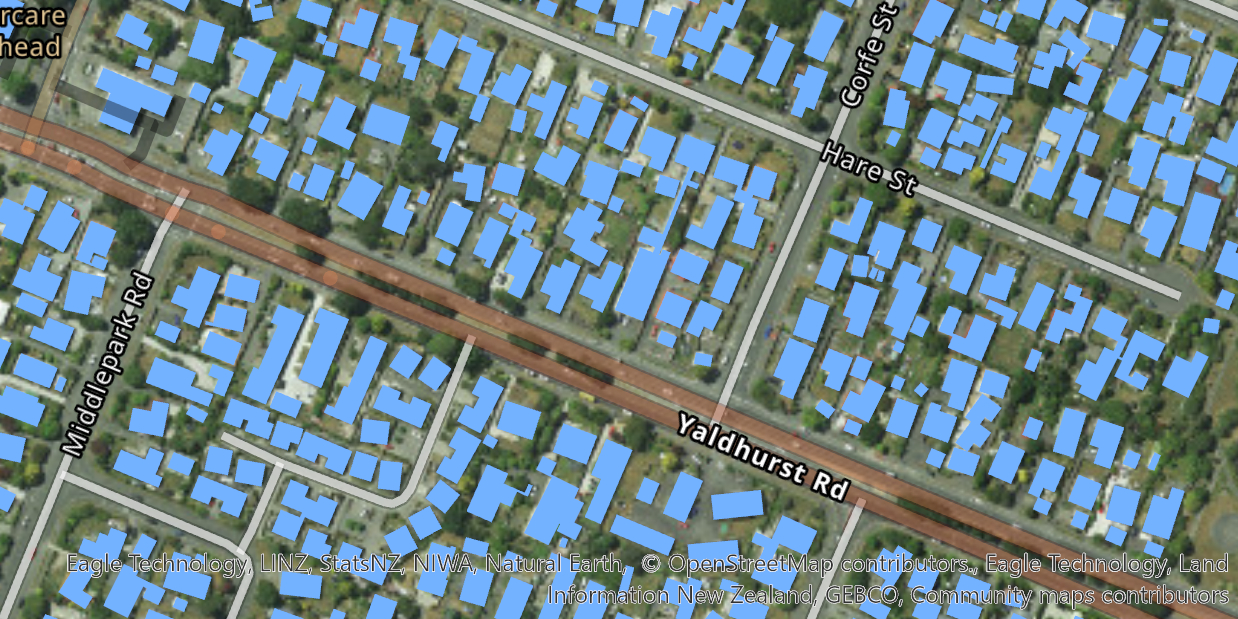
#> input picture Footprints/Footprints0.jpg, 1238 x 619 px
$ python Footprint_Check.py
#> lines starting #> are read from the running program, lines starting #| are printed output that depends on the picture; after the words box and inside, x2 and y2 are one past the last pixel; in counts of white or black regions, pixels touching at a corner belong together; long printed decimals are rounded
from skimage.metrics import structural_similarity
import cv2
import numpy as np
# np.set_printoptions(threshold=np.inf)

before = cv2.imread("Footprints/Footprints0.jpg")
#> before is the input picture: shape (619, 1238, 3); mean B, G, R 135.7, 131.2, 109.8
after = cv2.imread("Footprints/Footprints1.jpg")
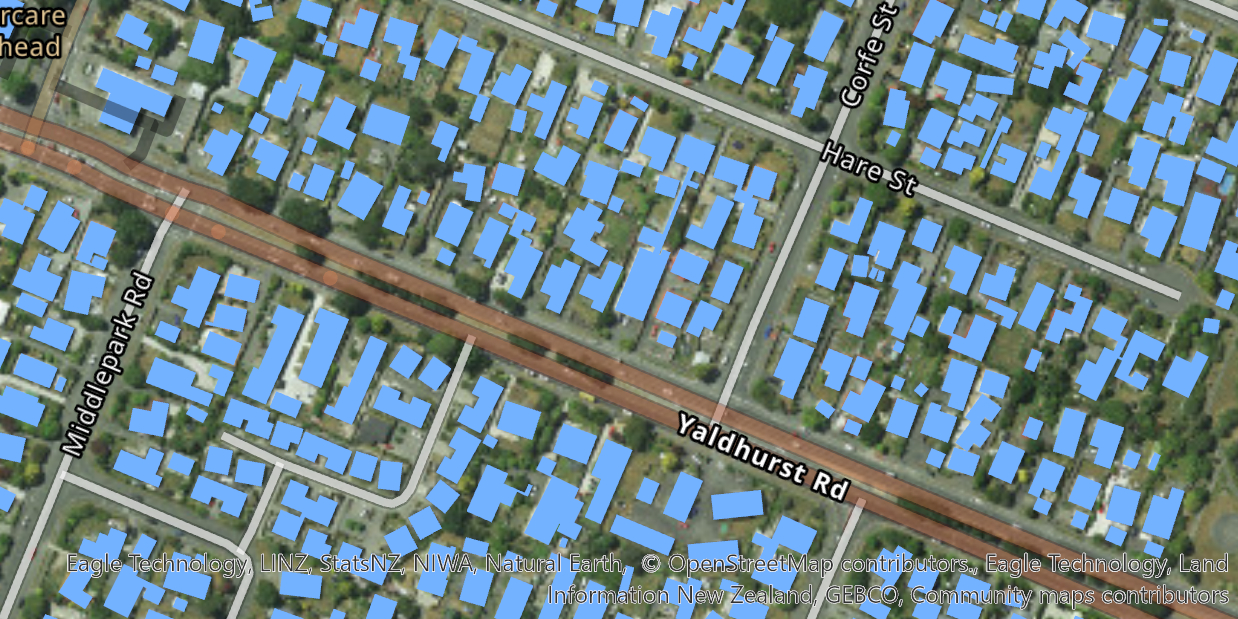
#> input picture Footprints/Footprints1.jpg, 1238 x 619 px
#> after is the input picture: shape (619, 1238, 3); mean B, G, R 135.5, 131.1, 109.8

"""
image_size will store image.shape
which is a 3obj tuple (dimension_y, dimension_x, RBG)
"""
print(before)
#> (printed output is left out)
print("aaaaaaaaaaaaaaaaaaaaaaaaaaaaaaaaaaaa")
print(after)
#> (printed output is left out)
before_size = before.shape
#> before_size = (619, 1238, 3)
after_size = after.shape
#> after_size = (619, 1238, 3)
# To see te dimension of before_size
print("Before_size = " + str(before_size))
#| Before_size = (619, 1238, 3)
print("After_size = " + str(after_size))  # To see te dimension of after_size
#| After_size = (619, 1238, 3)

# create after with grids
after_with_grid = after.copy()
height, width, channels = after_with_grid.shape
#> height = 619; width = 1238; channels = 3

for i in range(0, width, 30):
    cv2.line(after_with_grid, (i, 0), (i, height), (0, 0, 0), 1)
#> after_with_grid: shape (619, 1238, 3); 3.37% of pixels changed, all inside (x1, y1, x2, y2) = (0, 0, 1231, 619)
for i in range(0, height, 30):
    cv2.line(after_with_grid, (0, i), (width, i), (0, 0, 0), 1)
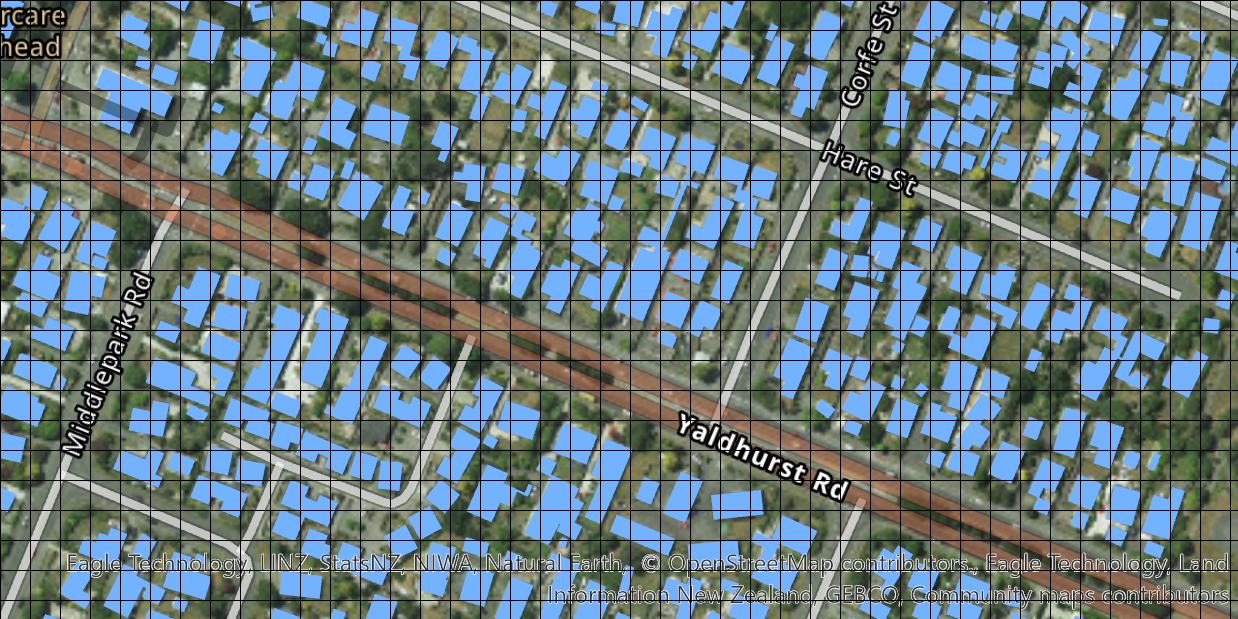
#> after_with_grid: shape (619, 1238, 3); mean B, G, R 126.5, 122.4, 102.5

# Convert images to grayscale
before_gray = cv2.cvtColor(before, cv2.COLOR_BGR2GRAY)
after_gray = cv2.cvtColor(after, cv2.COLOR_BGR2GRAY)

# Compute SSIM between two images
(score, diff) = structural_similarity(before_gray, after_gray, full=True)
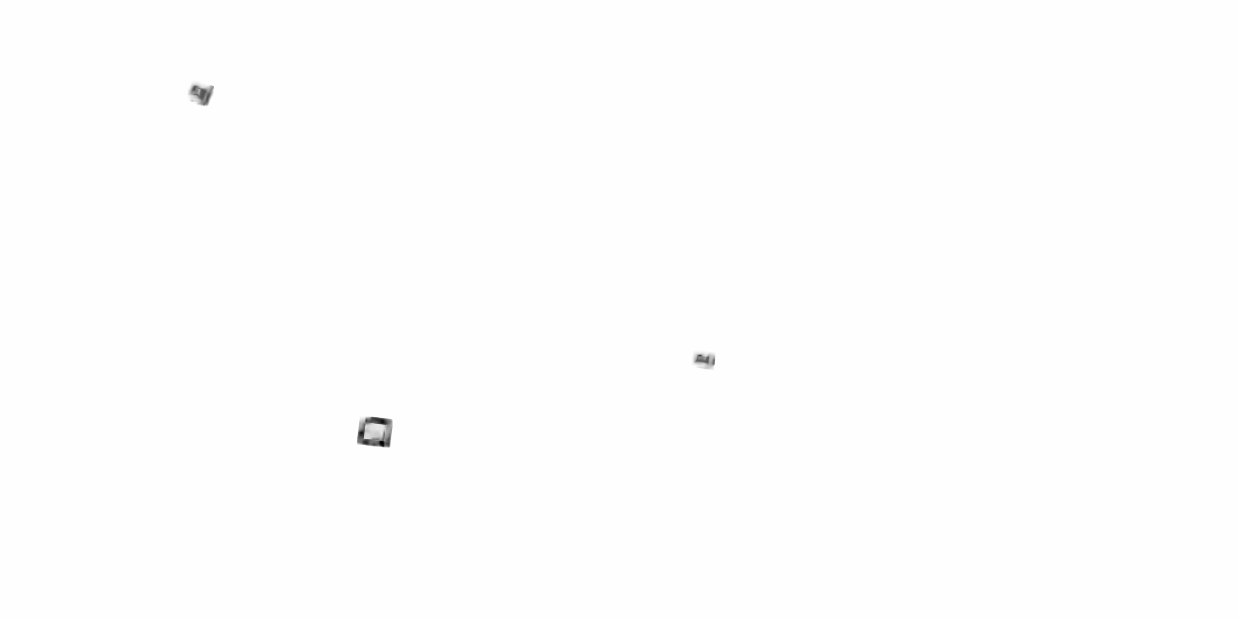
#> diff: shape (619, 1238) float64; min -0.477, max 1, mean 0.999; drawn with min black and max white
#> score = 0.999
print("Image similarity = ", score)
#| Image similarity =  0.9987

# The diff image contains the actual image differences between the two images
# and is represented as a floating point data type in the range [0,1]
# so we must convert the array to 8-bit unsigned integers in the range
# [0,255] before we can use it with OpenCV
diff = (diff * 255).astype("uint8")

# Threshold the difference image, followed by finding contours to
# obtain the regions of the two input images that differ
thresh = cv2.threshold(
    diff, 0, 255, cv2.THRESH_BINARY_INV | cv2.THRESH_OTSU)[1]
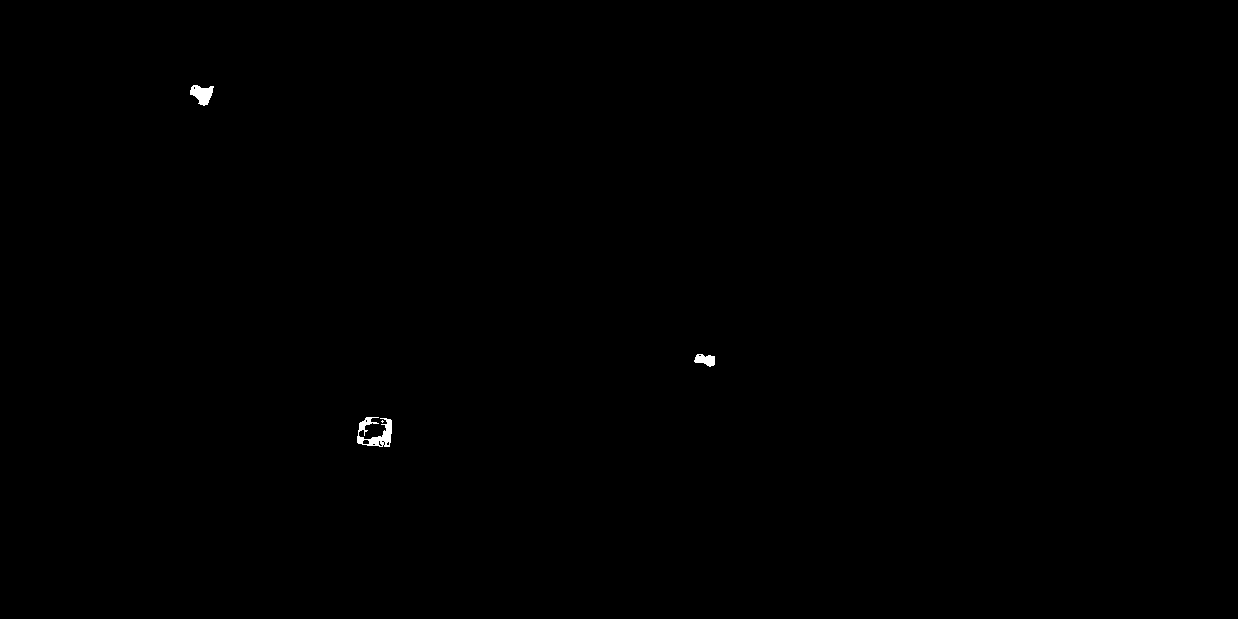
#> thresh: shape (619, 1238); 0.13% white; 4 white regions (1 under 20 px)
contours = cv2.findContours(
    thresh.copy(), cv2.RETR_EXTERNAL, cv2.CHAIN_APPROX_SIMPLE)
#> contours = 4 contours, 1 with area under 20; largest, box (x1, y1, x2, y2) and area: (357, 417, 392, 447) 454, (190, 85, 214, 106) 279, (694, 354, 715, 367) 159
contours = contours[0] if len(contours) == 2 else contours[1]

mask1 = np.zeros(before.shape, dtype="uint8")
filled_after = after.copy()

bouding_boxes = []
index = 1

for c in contours:
    area = cv2.contourArea(c)
    if area > 50:

        x, y, w, h = cv2.boundingRect(c)
        bouding_boxes.append((x, y, w, h))
        cv2.rectangle(before, (x, y), (x + w, y + h), (0, 255, 0), 2)
        cv2.putText(
            before,
            "point" + str(index),
            (x, y - 10),
            cv2.FONT_HERSHEY_SIMPLEX,
            0.5,
            (0, 0, 255),
            2,
        )  # labels
        cv2.rectangle(after, (x, y), (x + w, y + h), (0, 0, 255), 2)
        cv2.putText(
            after,
            "point" + str(index),
            (x, y - 10),
            cv2.FONT_HERSHEY_SIMPLEX,
            0.5,
            (0, 0, 255),
            2,
        )  # labels
        cv2.drawContours(mask1, [c], 0, (0, 255, 0), -1)
        cv2.drawContours(filled_after, [c], 0, (0, 255, 0), -1)
        index += 1
#> this loop made 4 passes
#> (area, x, y, w, h) on passes 2 to 4: (454.5, 357, 417, 35, 30), (159, 694, 354, 21, 13), (279, 190, 85, 24, 21)
#> after: shape (619, 1238, 3); 0.25% of pixels changed, all inside (x1, y1, x2, y2) = (189, 63, 743, 449)
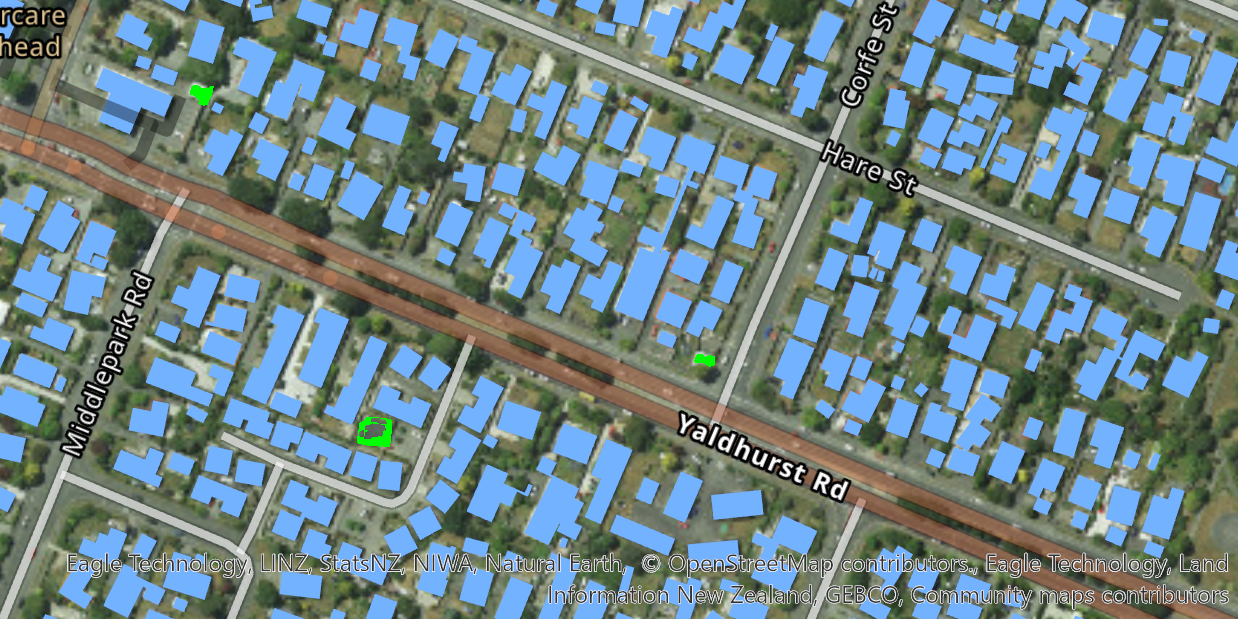
#> filled_after: shape (619, 1238, 3); 0.14% of pixels changed, all inside (x1, y1, x2, y2) = (190, 85, 715, 447)
#> after the loop, bouding_boxes = [(357, 417, 35, 30), (694, 354, 21, 13), (190, 85, 24, 21)]; index = 4


print("box_count = " + str(len(bouding_boxes)) + " \n >> " + str(bouding_boxes))
#| box_count = 3
#|  >> [(357, 417, 35, 30), (694, 354, 21, 13), (190, 85, 24, 21)]
cv2.imshow("before", before)
cv2.imshow("after", after)
cv2.imshow("diff", diff)
cv2.imshow("mask1", mask1)
cv2.imshow("filled after", filled_after)
cv2.imshow("after with grid", after_with_grid)
cv2.waitKey(0)


"""
 Impact assessment part / pseudo ignore
list_1 = [(x,y,w,h), (obj2.1)]
list_2 = [(name, shape_size, bla), (obj_2.2)]

>>list_3 = [((x,y,w,h), (name, shape_size, bla)), (obj2.12)]

for i in range(len(list_1)):
    list_3.append((list_1[i], list2[i]))

print(list_3)

list_1 = bouding_boxes

list_2 = []
"""
